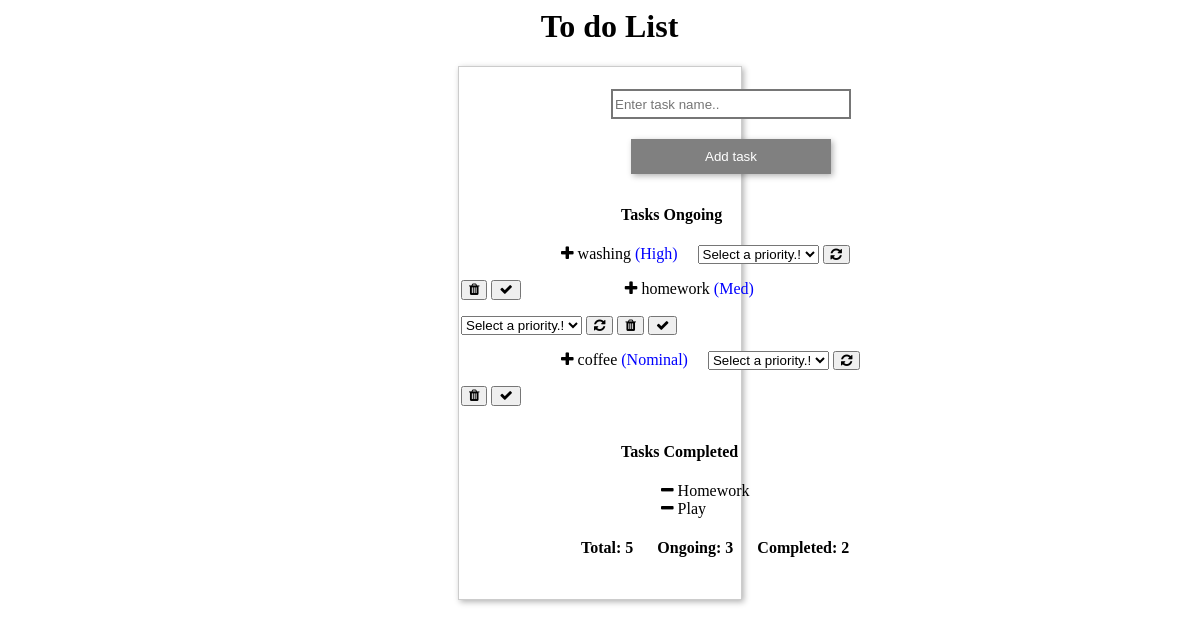
The page / on the database its author committed.
### tables this page shows
CREATE TABLE tasks (
                        task_number VARCHAR(10) PRIMARY KEY,
                        task_name   VARCHAR (255) NOT NULL,
                        task_status VARCHAR (30),
                        task_priority VARCHAR (30)
                      );

### db/SQLiteConnection.php (called while the page is built, shortened)
<?php
class SQLiteConnection {
    private $pdo;
    public function connect() {
        if ($this->pdo == null) {
            try {
                $this->pdo = new \PDO("sqlite:" . Config::PATH_TO_SQLITE_FILE);
             } catch (\PDOException $e) {
                echo "failed";
             }
        }
        return $this->pdo;
    }
}

### db/SQLiteSelect.php (called while the page is built, shortened)
<?php
class SQLiteSelect {
    private $pdo;
    public function __construct($pdo) {
        $this->pdo = $pdo;
    }
    public function getTasks() {
        $sql = "SELECT * FROM tasks ORDER BY task_priority";
        $stmt = $this->pdo->prepare($sql);
        $stmt->execute();
        $result =  $stmt->fetchAll(\PDO::FETCH_ASSOC);
        return $result;
    }
}

### index.php (the view, shortened to what this page needs)
<?php
$select = new SQLiteSelect((new SQLiteConnection())->connect());
$tasks = $select->getTasks();
?>
<html>
    <head>
    <link rel="stylesheet" href="./assets/css/index.css">
    <link rel="stylesheet" href="https://cdnjs.cloudflare.com/ajax/libs/font-awesome/4.7.0/css/font-awesome.min.css">
    <h1>To do List</h1>
    </head>
        <article class = "card">
            <div class="text">
                <form action="addTask.php" method="post">
                    <input required type = "text" placeholder="Enter task name.." name="task" id = "task" maxlength="30" class = "task"/>
                    <br/>
                    <input type="submit" class = "button" value = "Add task" />
                </form>
                <h4>Tasks Ongoing</h4>
                <?php
                    $index = 0;
                    $inProgressCount = 0;
                    while(!empty($tasks[$index])) {
                        if ($tasks[$index]['task_status'] == 'In Progress'){
                            $inProgressCount++;
                ?>
                <div class="content-div">
                    <label class="label">
                    <i class="fa fa-plus"></i>
                        <?php echo $tasks[$index]['task_name'];?>
                    </label>
                    <label class="label-priority">
                        (<?php echo $tasks[$index]['task_priority'];?>)
                    </label>
                </div>
                <div class="content-div2">
                <form action="updatePriority.php" method="post">
                <select name="priority" id="priority">
                        <option value="" disabled selected>Select a priority.!</option>
                    </select>
                    <button>
                    <i class="fa fa-refresh"></i>
                    </button>
                    </form>
                </div>
                <div class="content-div2">
                    <form action="deleteTask.php" method="post">
                        <button>
                        <i class="fa fa-trash"></i>
                        </button>
                    </form>
                </div>
                <div class="content-div3">
                <form action="updateTask.php" method="post">
                    <button>
                    <i class="fa fa-check"></i>
                    </button>
                    </form>
                </div>
                <?php
                }
                $index++;
            }?>
            <h4>Tasks Completed</h4>
                <?php
                    $index = 0;
                    $completedCount = 0;
                    while(!empty($tasks[$index])) {
                        if ($tasks[$index]['task_status'] == 'Completed'){
                            $completedCount++;
                ?>
                <div class="content-div">
                    <label class="label2">
                    <i class="fa fa-minus"></i>
                        <?php echo $tasks[$index]['task_name'];?>
                    </label>
                </div>
                <?php
                }
                $index++;
            }?>
            <br/>
            <div class="total-content1">
                <h4 class = "count">Total: <?php echo $inProgressCount + $completedCount ?></h4>
            </div>
            <div class="total-content2">
                <h4 class = "count">Ongoing: <?php echo $inProgressCount ?></h4>
            </div>
            <div class="total-content3">
                <h4 class = "count">Completed: <?php echo $completedCount ?></h4>
            </div>
            </div>
            <br/>
        </article>
</html>

### assets/css/index.css (style rules this page uses)
h1 { margin-left: 45%; }
h4 { margin-left: 40%; }
.count { margin-left: 20px; }
.card { flex: 0 0 220px; padding: 2px; display: flex; flex-wrap: wrap; margin-left: 450px; margin-right: 450px; border: 1px solid #ccc; box-shadow: 2px 2px 6px 0px rgba(0, 0, 0, 0.3); }
.card .text { margin-top: 20px; }
.button { background: gray; border: 0; margin-top: 20px; margin-bottom: 10px; margin-left: 170px; color: white; padding: 10px; width: 200px; box-shadow: 2px 2px 6px 0px rgba(0, 0, 0, 0.3); }
.task { border-style: solid; margin-left: 150px; margin-right: 10px; width: 240px; height: 30px; }
.label { margin-left: 100px; }
.label2 { margin-left: 200px; }
.content-div { display: inline-block; }
.total-content1 { display: inline-block; margin-left: 100px; }
.content-div2, .content-div1, .total-content2, .content-div3, .total-content3 { display: inline-block; }
.label-priority { color: blue; }

### rows shown on the page
tasks: task_name "washing", task_priority "High", task_name "homework", task_priority "Med", task_name "coffee", task_priority "Nominal", task_name "Homework", task_name "Play"

### other values the page prints
$inProgressCount + $completedCount "5"
$inProgressCount "3"
$completedCount "2"
